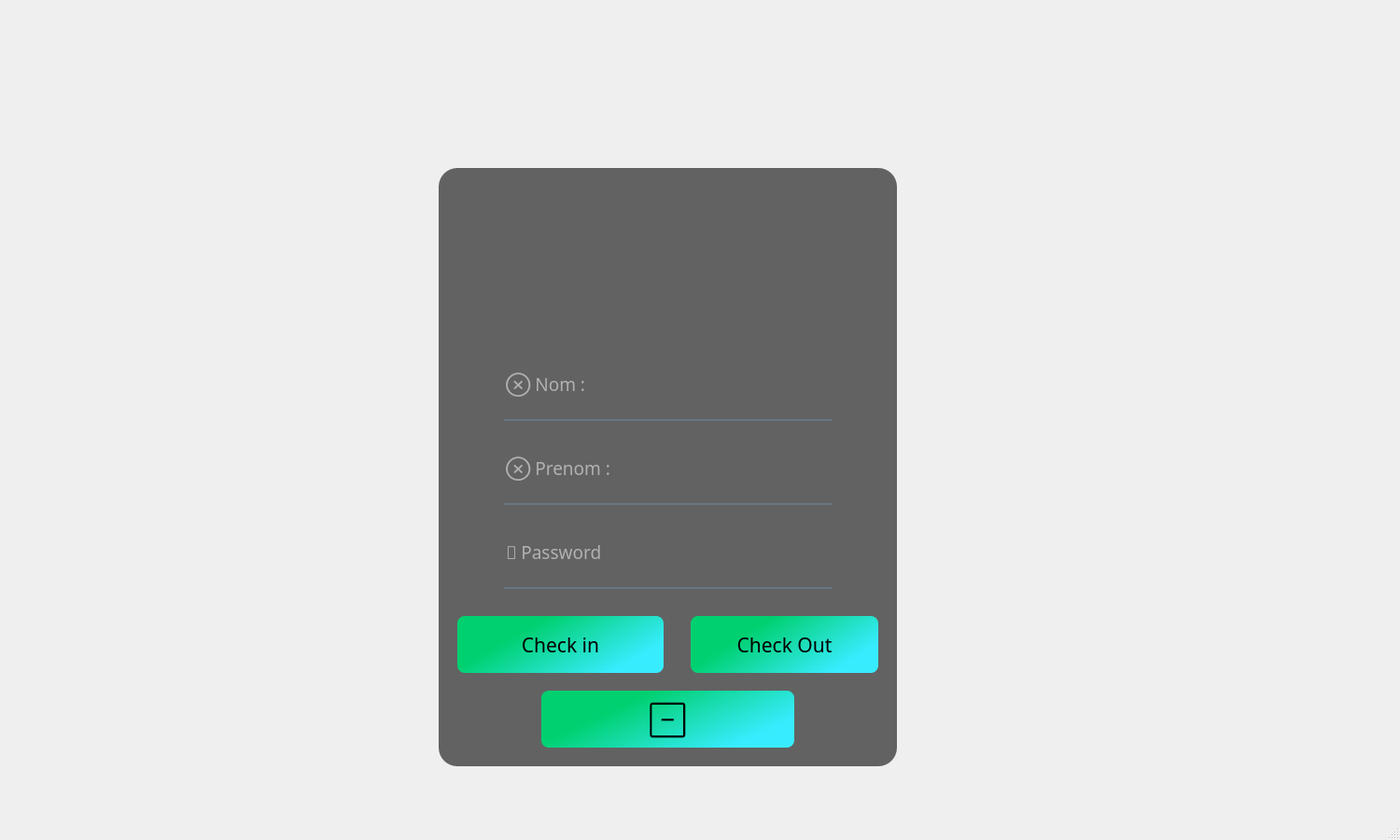
<?xml version="1.0" encoding="UTF-8"?>
<ui version="4.0">
 <class>MainWindow</class>
 <widget class="QMainWindow" name="MainWindow">
  <property name="geometry">
   <rect>
    <x>0</x>
    <y>0</y>
    <width>1500</width>
    <height>900</height>
   </rect>
  </property>
  <property name="windowTitle">
   <string>MainWindow</string>
  </property>
  <property name="styleSheet">
   <string notr="true"/>
  </property>
  <widget class="QWidget" name="centralwidget">
   <widget class="QWidget" name="widget1" native="true">
    <property name="geometry">
     <rect>
      <x>-10</x>
      <y>-40</y>
      <width>1500</width>
      <height>900</height>
     </rect>
    </property>
    <widget class="QLabel" name="label_login">
     <property name="geometry">
      <rect>
       <x>480</x>
       <y>220</y>
       <width>491</width>
       <height>641</height>
      </rect>
     </property>
     <property name="font">
      <font>
       <pointsize>16</pointsize>
      </font>
     </property>
     <property name="styleSheet">
      <string notr="true">background-color:rgba(0, 0, 0, 150);
border-radius:20px;</string>
     </property>
     <property name="text">
      <string/>
     </property>
    </widget>
    <widget class="QLabel" name="label_2">
     <property name="geometry">
      <rect>
       <x>640</x>
       <y>240</y>
       <width>171</width>
       <height>151</height>
      </rect>
     </property>
     <property name="styleSheet">
      <string notr="true">border-image: url(:/image1/logo2.png);</string>
     </property>
     <property name="text">
      <string/>
     </property>
    </widget>
    <widget class="QPushButton" name="login_button">
     <property name="geometry">
      <rect>
       <x>500</x>
       <y>700</y>
       <width>221</width>
       <height>61</height>
      </rect>
     </property>
     <property name="font">
      <font>
       <family>Sitka</family>
       <pointsize>16</pointsize>
       <italic>false</italic>
       <bold>false</bold>
      </font>
     </property>
     <property name="styleSheet">
      <string notr="true">QPushButton#login_button{
font: 16pt &quot;Sitka&quot;;
background-color:qlineargradient(spread:pad, x1:0, y1:0, x2:1, y2:0.488636, stop:0.357955 rgba(0, 208, 111, 255), stop:1 rgba(56, 236, 255, 255));
border:none;
border-radius:8px;
}

QPushButton#login_button:hover{
background-color:qlineargradient(spread:pad, x1:0, y1:0, x2:1, y2:0.488636, stop:0.471591 rgba(2, 0, 153, 255), stop:1 rgba(195, 0, 211, 255));
color:white;
border:none;
border-radius:8px;

}</string>
     </property>
     <property name="text">
      <string>Check in</string>
     </property>
    </widget>
    <widget class="QLabel" name="label">
     <property name="geometry">
      <rect>
       <x>0</x>
       <y>0</y>
       <width>1500</width>
       <height>901</height>
      </rect>
     </property>
     <property name="font">
      <font>
       <family>Sitka</family>
       <pointsize>10</pointsize>
      </font>
     </property>
     <property name="styleSheet">
      <string notr="true">border-image: url(:/image1/Blue Abstract Gradient Background Jamboard Background.png);</string>
     </property>
     <property name="text">
      <string/>
     </property>
    </widget>
    <widget class="QLineEdit" name="Name">
     <property name="geometry">
      <rect>
       <x>550</x>
       <y>510</y>
       <width>351</width>
       <height>71</height>
      </rect>
     </property>
     <property name="font">
      <font>
       <family>Sitka</family>
       <pointsize>14</pointsize>
       <italic>false</italic>
       <bold>false</bold>
      </font>
     </property>
     <property name="styleSheet">
      <string notr="true">QLineEdit#Name{
font: 14pt &quot;Sitka&quot;;
background-color:rgba(0, 0, 0, 0);
border:none;
border-bottom: 2px solid rgba(105, 118, 132, 255);
color:white;
padding-bottom: 7px;
}
QLineEdit#Name:hover{
border-bottom: 2px solid rgb(0, 186, 45);
color:rgb(0, 186, 45);
}</string>
     </property>
     <property name="placeholderText">
      <string> Prenom :</string>
     </property>
    </widget>
    <widget class="QLineEdit" name="password">
     <property name="geometry">
      <rect>
       <x>550</x>
       <y>600</y>
       <width>351</width>
       <height>71</height>
      </rect>
     </property>
     <property name="font">
      <font>
       <family>Sitka</family>
       <pointsize>14</pointsize>
       <italic>false</italic>
       <bold>false</bold>
      </font>
     </property>
     <property name="styleSheet">
      <string notr="true">QLineEdit#password{
font: 14pt &quot;Sitka&quot;;
background-color:rgba(0, 0, 0, 0);
border:none;
border-bottom: 2px solid rgba(105, 118, 132, 255);
color:white;
padding-bottom: 7px;
}
QLineEdit#password:hover{
border-bottom: 2px solid rgb(0, 186, 45);
color:rgb(0, 186, 45);
}</string>
     </property>
     <property name="placeholderText">
      <string> Password</string>
     </property>
    </widget>
    <widget class="QPushButton" name="login_button_2">
     <property name="geometry">
      <rect>
       <x>750</x>
       <y>700</y>
       <width>201</width>
       <height>61</height>
      </rect>
     </property>
     <property name="font">
      <font>
       <family>Sitka</family>
       <pointsize>16</pointsize>
       <italic>false</italic>
       <bold>false</bold>
      </font>
     </property>
     <property name="styleSheet">
      <string notr="true">QPushButton{

background-color:qlineargradient(spread:pad, x1:0, y1:0, x2:1, y2:0.488636, stop:0.357955 rgba(0, 208, 111, 255), stop:1 rgba(56, 236, 255, 255));
border:none;
border-radius:8px;
}

QPushButton:hover{
background-color:qlineargradient(spread:pad, x1:0, y1:0, x2:1, y2:0.488636, stop:0.471591 rgba(2, 0, 153, 255), stop:1 rgba(195, 0, 211, 255));
color:white;
border:none;
border-radius:8px;

}QPushButton{

background-color:qlineargradient(spread:pad, x1:0, y1:0, x2:1, y2:0.488636, stop:0.357955 rgba(0, 208, 111, 255), stop:1 rgba(56, 236, 255, 255));
border:none;
border-radius:8px;
}

QPushButton:hover{
background-color:qlineargradient(spread:pad, x1:0, y1:0, x2:1, y2:0.488636, stop:0.471591 rgba(2, 0, 153, 255), stop:1 rgba(195, 0, 211, 255));
color:white;
border:none;
border-radius:8px;

}</string>
     </property>
     <property name="text">
      <string>Check Out</string>
     </property>
    </widget>
    <widget class="QPushButton" name="login_button_3">
     <property name="geometry">
      <rect>
       <x>590</x>
       <y>780</y>
       <width>271</width>
       <height>61</height>
      </rect>
     </property>
     <property name="font">
      <font>
       <family>Segoe MDL2 Assets</family>
       <pointsize>22</pointsize>
       <italic>false</italic>
       <bold>false</bold>
      </font>
     </property>
     <property name="styleSheet">
      <string notr="true">QPushButton{

background-color:qlineargradient(spread:pad, x1:0, y1:0, x2:1, y2:0.488636, stop:0.357955 rgba(0, 208, 111, 255), stop:1 rgba(56, 236, 255, 255));
border:none;
border-radius:8px;
}

QPushButton:hover{
background-color:qlineargradient(spread:pad, x1:0, y1:0, x2:1, y2:0.488636, stop:0.471591 rgba(2, 0, 153, 255), stop:1 rgba(195, 0, 211, 255));
color:white;
border:none;
border-radius:8px;

}QPushButton{

background-color:qlineargradient(spread:pad, x1:0, y1:0, x2:1, y2:0.488636, stop:0.357955 rgba(0, 208, 111, 255), stop:1 rgba(56, 236, 255, 255));
border:none;
border-radius:8px;
}

QPushButton:hover{
background-color:qlineargradient(spread:pad, x1:0, y1:0, x2:1, y2:0.488636, stop:0.471591 rgba(2, 0, 153, 255), stop:1 rgba(195, 0, 211, 255));
color:white;
border:none;
border-radius:8px;

}</string>
     </property>
     <property name="text">
      <string></string>
     </property>
    </widget>
    <widget class="QLineEdit" name="Name_2">
     <property name="geometry">
      <rect>
       <x>550</x>
       <y>420</y>
       <width>351</width>
       <height>71</height>
      </rect>
     </property>
     <property name="font">
      <font>
       <family>Sitka</family>
       <pointsize>14</pointsize>
       <italic>false</italic>
       <bold>false</bold>
      </font>
     </property>
     <property name="styleSheet">
      <string notr="true">QLineEdit{
font: 14pt &quot;Sitka&quot;;
background-color:rgba(0, 0, 0, 0);
border:none;
border-bottom: 2px solid rgba(105, 118, 132, 255);
color:white;
padding-bottom: 7px;
}
QLineEdit:hover{
border-bottom: 2px solid rgb(0, 186, 45);
color:rgb(0, 186, 45);
}</string>
     </property>
     <property name="placeholderText">
      <string> Nom :</string>
     </property>
    </widget>
    <zorder>label</zorder>
    <zorder>label_login</zorder>
    <zorder>label_2</zorder>
    <zorder>login_button</zorder>
    <zorder>Name</zorder>
    <zorder>password</zorder>
    <zorder>login_button_2</zorder>
    <zorder>login_button_3</zorder>
    <zorder>Name_2</zorder>
   </widget>
  </widget>
  <widget class="QMenuBar" name="menubar">
   <property name="geometry">
    <rect>
     <x>0</x>
     <y>0</y>
     <width>1500</width>
     <height>22</height>
    </rect>
   </property>
  </widget>
  <widget class="QStatusBar" name="statusbar"/>
 </widget>
 <resources>
  <include location="images/image_background.qrc"/>
 </resources>
 <connections/>
</ui>
